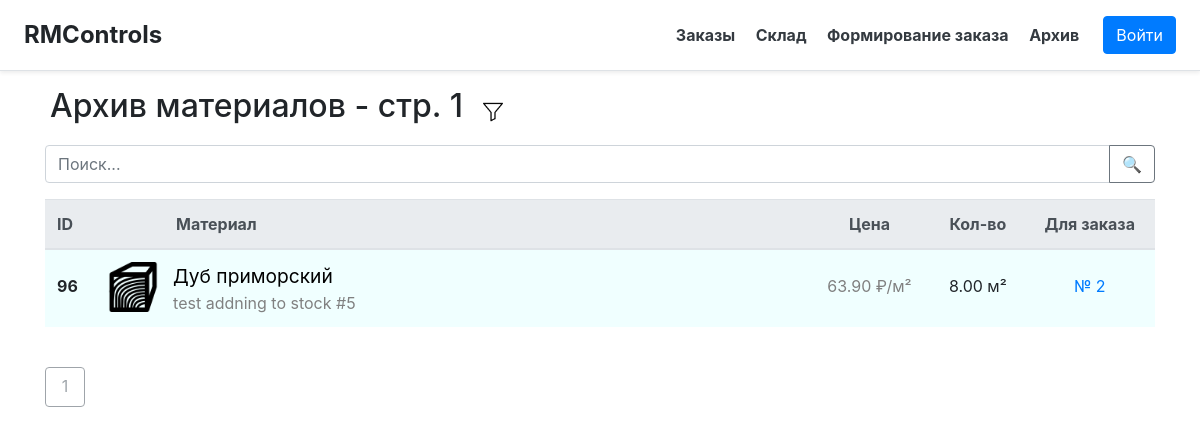
/archive, run on an earlier commit of the app's database.
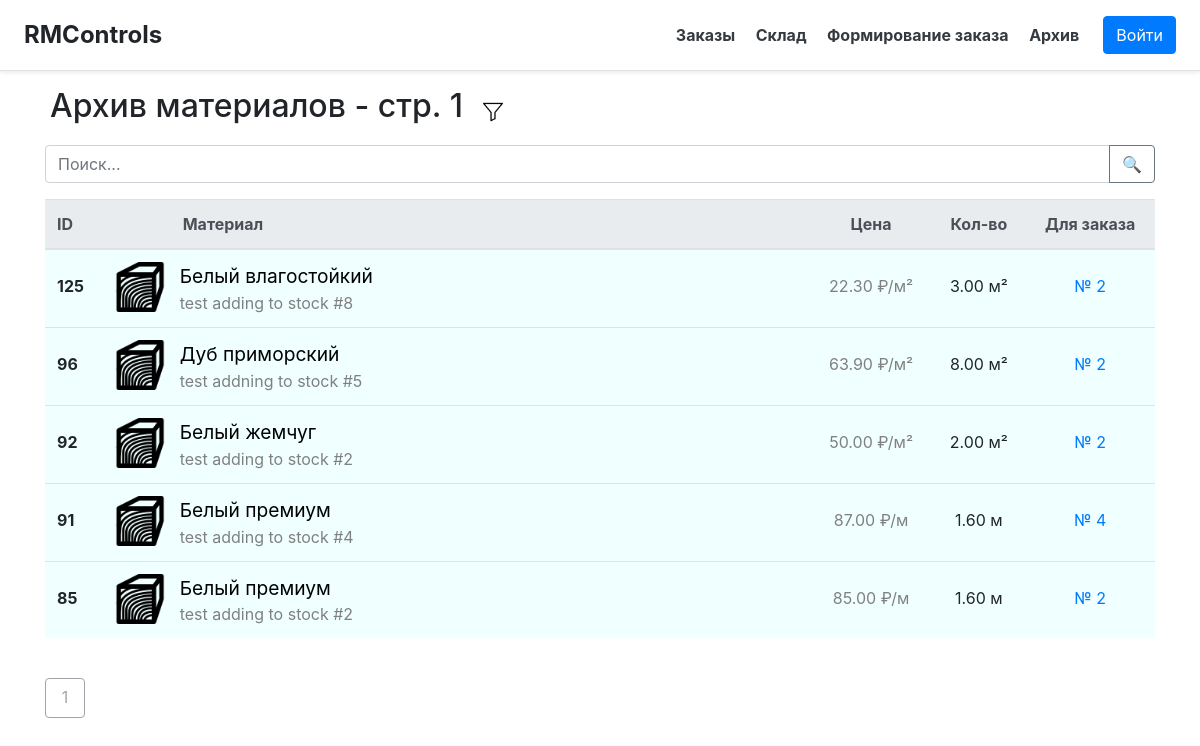
And on a later commit of the database.
### main/models.py (models this page shows, shortened)
class Material(models.Model):
    material = models.ForeignKey('AbsMaterial', models.PROTECT, verbose_name="Материал")
    count = models.FloatField("Кол-во")
    for_order = models.ForeignKey('Order', on_delete=models.SET_NULL, null=True, blank=True, verbose_name="Для заказа")
    status = models.IntegerField("Статус",
                                 choices=[(-1, "Не заказано"), (0, "Ожидается"), (1, "На складе"),
                                          (2, "В производстве"), (3, "Реализовано")], default=0)
    details = models.CharField("Детали", blank=True, null=True, max_length=100)
    price = models.FloatField("Цена", blank=True, null=True)
    class Meta:
        verbose_name = "Материал"
        verbose_name_plural = "Склад"
        db_table = "stock"

class AbsMaterial(models.Model):
    title = models.CharField("Наименование", max_length=20)
    units = models.CharField("Единицы измерения", choices=map(lambda x: (x, x, ), UNITS), max_length=10, default="шт")
    parent = models.ForeignKey(Folder, models.CASCADE, null=True, verbose_name="Папка")
    picture_url = models.TextField("URL изображения", null=True, blank=True)
    class Meta:
        verbose_name = "Материал"
        verbose_name_plural = "Материалы"
        db_table = "abs-materials"

### main/views.py (the view)
# urls.py: path('archive', views.archive),
def archive(request, page=1, for_order=None):
    mats = Material.objects.filter(status=3, for_order_id=for_order) if for_order else Material.objects.filter(status=3)
    mats = mats[::-1]
    return render(request, 'main/archive.html', context={
        'materials': mats[ON_PAGE * (page - 1):ON_PAGE * page], 'title': 'Архив материалов', 'page': page,
        'is_last': len(mats) <= ON_PAGE * page, 'orders': Order.objects.filter(status=2), 'for_order': for_order})

### templates/main/archive.html (shortened to what this page needs)
{% extends 'main/base.html' %}
{% load static %}
{% block content %}
    <div class="container">
        <div class="row">
            <h2 style="margin-bottom: 20px; margin-right: 20px; margin-left: 20px">Архив материалов - стр. {{ page }}</h2>
            <img src="{% static 'img/filter.png' %}" width="20" height="20" alt="Filter"
                 style="margin-top: 15px; margin-right: 15px; cursor: pointer"
                 onclick="let q = document.getElementById('filters'); q.hidden = !q.hidden;">
        </div>
        <div class="input-group mb-3">
            <input type="text" class="form-control" placeholder="Поиск..." aria-label="Поиск..." id="search">
            <div class="input-group-append">
                <button class="btn btn-outline-secondary" type="button" onclick="search()">&#128269</button>
            </div>
        </div>
        <table class="table table-hover" style="background-color: azure">
            <thead class="thead-light">
            <tr>
                <th scope="col">ID</th>
                <th scope="col" style="padding-left: 80px">Материал</th>
                <th scope="col" style="text-align: center">Цена</th>
                <th scope="col" style="text-align: center">Кол-во</th>
                <th scope="col" style="text-align: center">Для заказа</th>
            </tr>
            </thead>
            <tbody>
            {% for elem in materials %}
                <tr id="tr{{ elem.id }}"
                    aria-expanded="true" aria-controls="collapse{{ elem.id }}">
                    <th scope="row" style="line-height: 3em;">{{ elem.id }}</th>
                    <td>
                        <div style="color: gray; white-space: nowrap; width: 600px; overflow: hidden; text-overflow: ellipsis;">
                            <img style="float: left; margin-right: 15px"
                                 src="{% if elem.material.picture_url %} {{ elem.material.picture_url }} {% else %} {% static 'img/material.png' %} {% endif %}"
                                 width="50" height="50"/>
                            <a title="{{ elem.material.title }}"
                               style="color: black; width: 300px"><big>{{ elem.material.title }}</big></a> <br>
                            <a title="{{ elem.details }}">{% if elem.details %}{{ elem.details }}{% endif %}</a>
                        </div>
                    </td>
                    <td style="line-height: 3em; color: gray; text-align: center">{{ elem.price|floatformat:2 }} ₽/{{ elem.material.units }}</td>
                    <td style="line-height: 3em; text-align: center">{{ elem.count|floatformat:2 }} {{ elem.material.units }}</td>
                    <td style="text-align: center">
                        {% if elem.for_order_id %}<a class="for_order" id="fo{{ elem.id }}" href="/order/{{ elem.for_order_id }}" style="line-height: 3em;">№
                            {{ elem.for_order_id }}{% else %}<a class="for_order" id="fo{{ elem.id }}" style="line-height: 3em;"> - {% endif %}</a>
                    </td>
                </tr>
            {% endfor %}
            </tbody>
        </table>
        <br>
        <div class="container row">
            <a class="btn btn-outline-secondary my-btn disabled" href="/archive/{{ page }}">{{ page }}</a>
        </div>
    </div>
{% endblock %}

What changed in the data, as far as the page shows it:
now on this page (row edited): Material: id "125", material "Белый влагостойкий", details "test adding to stock #8", price "22.30", material.units "м²", count "3.00", for_order_id "2"
now on this page (row edited): Material: id "92", material "Белый жемчуг", details "test adding to stock #2", price "50.00", material.units "м²", count "2.00", for_order_id "2"
now on this page (row edited): Material: id "91", material "Белый премиум", details "test adding to stock #4", price "87.00", material.units "м", count "1.60", for_order_id "4"
now on this page (row edited): Material: id "85", material "Белый премиум", details "test adding to stock #2", price "85.00", material.units "м", count "1.60", for_order_id "2"
